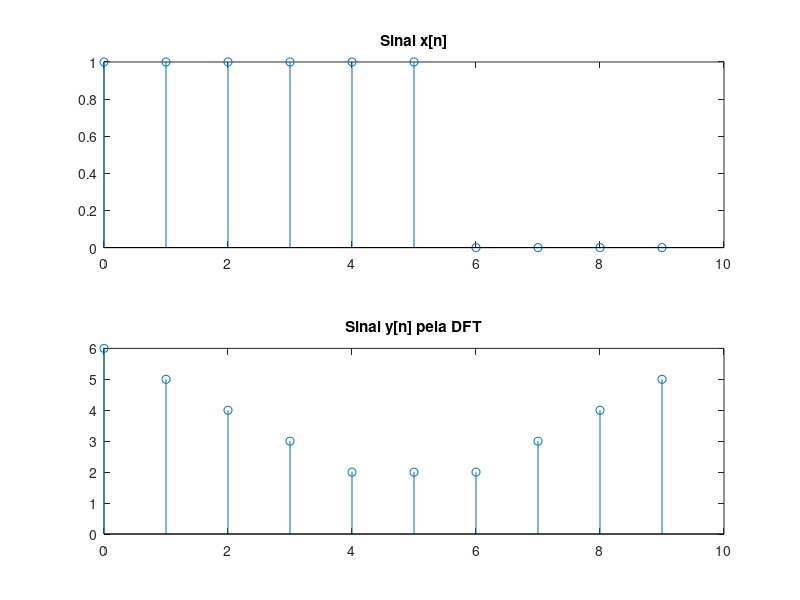

The MATLAB script that drew this image:
pkg load signal;
N= 10;
k=0:N-1;
n=0:N-1;
x= [1 1 1 1 1 1 0 0 0 0];

figure(1);
subplot(211);
stem(n,x)
title('Sinal x[n]');
X = fft(x);
Y = X.*conj(X);
y = ifft(Y);
subplot(212);
stem(n,abs(y));
title('Sinal y[n] pela DFT');
%subplot(313);
%stem(n,cconv(x,conj(x),10));
%title('Sinal y[n] pela convolução');
